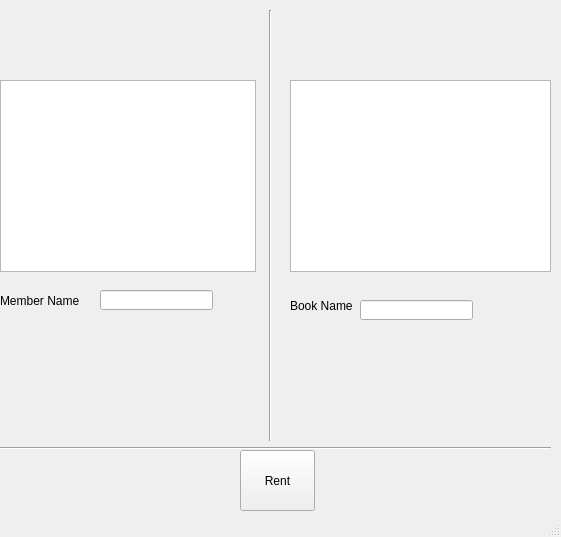
<?xml version="1.0" encoding="UTF-8"?>
<ui version="4.0">
 <class>MainWindow</class>
 <widget class="QMainWindow" name="MainWindow">
  <property name="geometry">
   <rect>
    <x>0</x>
    <y>0</y>
    <width>561</width>
    <height>537</height>
   </rect>
  </property>
  <property name="windowTitle">
   <string>MainWindow</string>
  </property>
  <widget class="QWidget" name="centralwidget">
   <widget class="QTableWidget" name="tableWidget">
    <property name="geometry">
     <rect>
      <x>0</x>
      <y>80</y>
      <width>256</width>
      <height>192</height>
     </rect>
    </property>
   </widget>
   <widget class="QTableWidget" name="tableWidget_2">
    <property name="geometry">
     <rect>
      <x>290</x>
      <y>80</y>
      <width>261</width>
      <height>192</height>
     </rect>
    </property>
   </widget>
   <widget class="QLabel" name="label">
    <property name="geometry">
     <rect>
      <x>0</x>
      <y>280</y>
      <width>91</width>
      <height>41</height>
     </rect>
    </property>
    <property name="text">
     <string>Member Name</string>
    </property>
   </widget>
   <widget class="QLabel" name="label_2">
    <property name="geometry">
     <rect>
      <x>290</x>
      <y>290</y>
      <width>71</width>
      <height>31</height>
     </rect>
    </property>
    <property name="text">
     <string>Book Name</string>
    </property>
   </widget>
   <widget class="QLineEdit" name="lineEdit">
    <property name="geometry">
     <rect>
      <x>100</x>
      <y>290</y>
      <width>113</width>
      <height>20</height>
     </rect>
    </property>
   </widget>
   <widget class="QLineEdit" name="lineEdit_2">
    <property name="geometry">
     <rect>
      <x>360</x>
      <y>300</y>
      <width>113</width>
      <height>20</height>
     </rect>
    </property>
   </widget>
   <widget class="QPushButton" name="pushButton">
    <property name="geometry">
     <rect>
      <x>240</x>
      <y>450</y>
      <width>75</width>
      <height>61</height>
     </rect>
    </property>
    <property name="text">
     <string>Rent</string>
    </property>
   </widget>
   <widget class="Line" name="line">
    <property name="geometry">
     <rect>
      <x>0</x>
      <y>440</y>
      <width>551</width>
      <height>16</height>
     </rect>
    </property>
    <property name="orientation">
     <enum>Qt::Horizontal</enum>
    </property>
   </widget>
   <widget class="Line" name="line_2">
    <property name="geometry">
     <rect>
      <x>260</x>
      <y>10</y>
      <width>20</width>
      <height>431</height>
     </rect>
    </property>
    <property name="orientation">
     <enum>Qt::Vertical</enum>
    </property>
   </widget>
  </widget>
  <widget class="QStatusBar" name="statusbar"/>
 </widget>
 <resources/>
 <connections/>
</ui>
